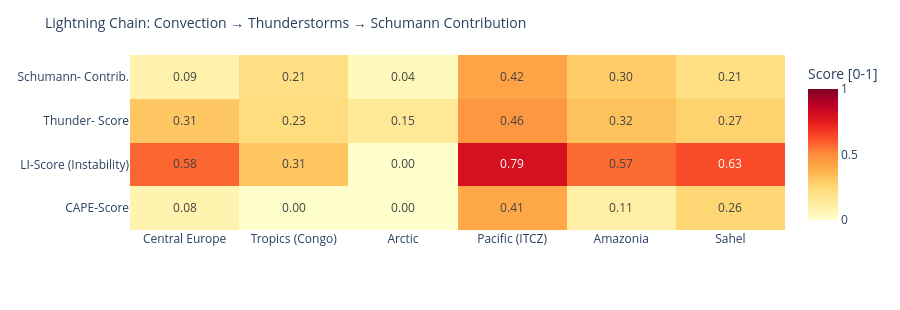

Notebook cell for this chart:
### Code cell
# ============================================================
# LIGHTNING CHAIN: Convection → Thunderstorms → Schumann
# Shows the causal chain per measurement point as heatmap
# ============================================================

def cape_score(v):
    """CAPE → normalized score [0,1]"""
    if v is None or pd.isna(v): return 0.0
    return min(1.0, float(v) / 3000)

def li_score(v):
    """Lifted Index: negative = unstable → score [0,1]"""
    if v is None or pd.isna(v): return 0.3
    return min(1.0, max(0.0, (-float(v) + 6) / 12))

def cloud_score(v):
    if v is None or pd.isna(v): return 0.3
    return float(v) / 100

def thunder_score(row):
    """Kombinierter Gewitterwahrscheinlichkeits-Score
    CAPE + LI + Bedeckung + WMO-Gewitter + konvektiver Niederschlag (showers)
    Hinweis: X-Ray und Kp sind kein Bestandteil – nur geomagn./solarer Kontext.
    """
    cs = cape_score(row.get('cape'))
    ls = li_score(row.get('li'))
    cl = cloud_score(row.get('cloud'))
    t  = 1.0 if row.get('thunderstorm') else 0.0
    # Convective precipitation (showers) as additional indicator
    sh = min(1.0, (row.get('showers') or 0) / 5.0)
    return round(cs * 0.30 + ls * 0.25 + cl * 0.15 + t * 0.20 + sh * 0.10, 3)

def schumann_contribution(t_score, lat):
    """Schumann contribution: higher in tropics (±30°), scaled by thunderstorm score"""
    lat_weight = max(0.3, 1.0 - abs(lat) / 60)
    return round(t_score * lat_weight, 3)

df_atm['cape_score']   = df_atm.apply(lambda r: cape_score(r['cape']), axis=1)
df_atm['li_score']     = df_atm.apply(lambda r: li_score(r['li']),    axis=1)
df_atm['thunder_score']= df_atm.apply(lambda r: thunder_score(r.to_dict()), axis=1)
df_atm['schumann_contribution'] = df_atm.apply(
    lambda r: schumann_contribution(r['thunder_score'], r['lat']), axis=1)

metrics = ['cape_score', 'li_score', 'thunder_score', 'schumann_contribution']
labels  = ['CAPE-Score', 'LI-Score\n(Instability)', 'Thunder-\nScore', 'Schumann-\nContrib.']
z_data  = [df_atm[m].tolist() for m in metrics]

fig = go.Figure(go.Heatmap(
    z=z_data,
    x=df_atm['point'].tolist(),
    y=labels,
    colorscale='YlOrRd',
    zmin=0, zmax=1,
    text=[[f'{v:.2f}' for v in row] for row in z_data],
    texttemplate='%{text}', textfont=dict(size=12),
    colorbar=dict(title='Score [0-1]')
))
fig.update_layout(
    title=dict(text='Lightning Chain: Convection → Thunderstorms → Schumann Contribution', font=dict(size=14)),
    height=310,
    plot_bgcolor='rgba(0,0,0,0)', paper_bgcolor='rgba(0,0,0,0)',
    margin=dict(l=130, r=80, t=55, b=80)
)
fig.show()

### Figure 1 — Plotly figure (JSON) as saved in the notebook; plotly's stock layout.template omitted (floating-point values rounded to 4 significant figures)
{"data": [{"colorbar": {"title": {"text": "Score [0-1]"}}, "colorscale": [[0.0, "rgb(255,255,204)"], [0.125, "rgb(255,237,160)"], [0.25, "rgb(254,217,118)"], [0.375, "rgb(254,178,76)"], [0.5, "rgb(253,141,60)"], [0.625, "rgb(252,78,42)"], [0.75, "rgb(227,26,28)"], [0.875, "rgb(189,0,38)"], [1.0, "rgb(128,0,38)"]], "text": [["0.08", "0.00", "0.00", "0.41", "0.11", "0.26"], ["0.58", "0.31", "0.00", "0.79", "0.57", "0.63"], ["0.31", "0.23", "0.15", "0.46", "0.32", "0.27"], ["0.09", "0.21", "0.04", "0.42", "0.30", "0.21"]], "textfont": {"size": 12}, "texttemplate": "%{text}", "type": "heatmap", "x": ["Central Europe", "Tropics (Congo)", "Arctic", "Pacific (ITCZ)", "Amazonia", "Sahel"], "y": ["CAPE-Score", "LI-Score\n(Instability)", "Thunder-\nScore", "Schumann-\nContrib."], "z": [[0.08, 0.0, 0.003333, 0.41, 0.11, 0.26], [0.575, 0.3083, 0.0, 0.7917, 0.5667, 0.6333], [0.307, 0.227, 0.151, 0.463, 0.323, 0.272], [0.092, 0.212, 0.045, 0.424, 0.296, 0.213]], "zmax": 1, "zmin": 0}], "layout": {"height": 310, "margin": {"b": 80, "l": 130, "r": 80, "t": 55}, "paper_bgcolor": "rgba(0,0,0,0)", "plot_bgcolor": "rgba(0,0,0,0)", "title": {"font": {"size": 14}, "text": "Lightning Chain: Convection → Thunderstorms → Schumann Contribution"}}}
